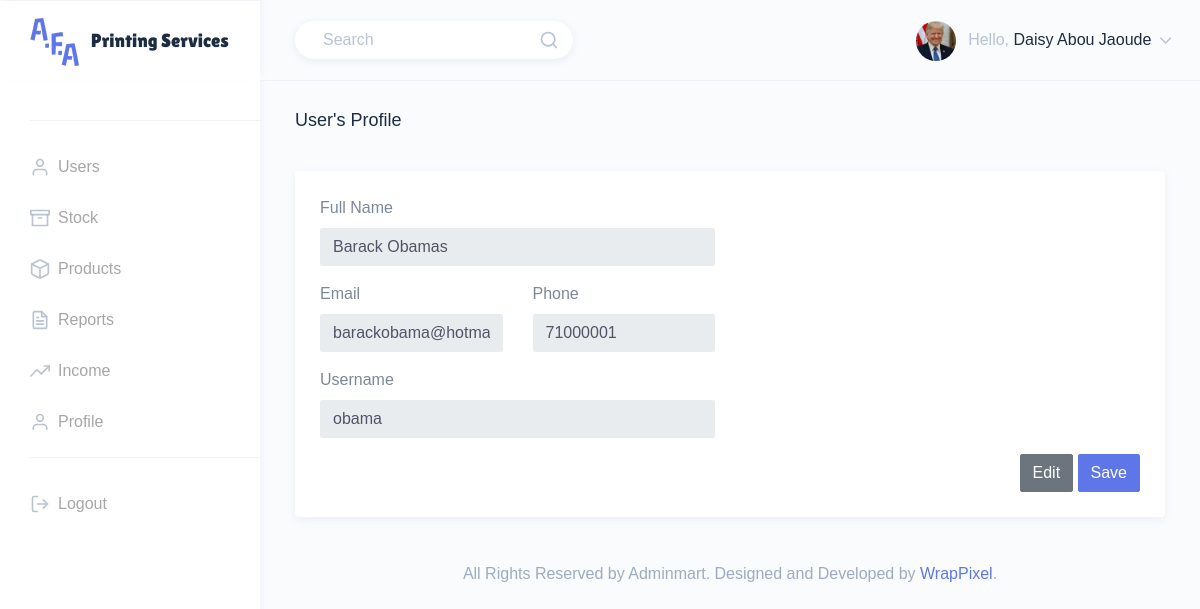
Page /src/html/admin/edit_user.php?userId=2 (signed in) on the earlier database version.
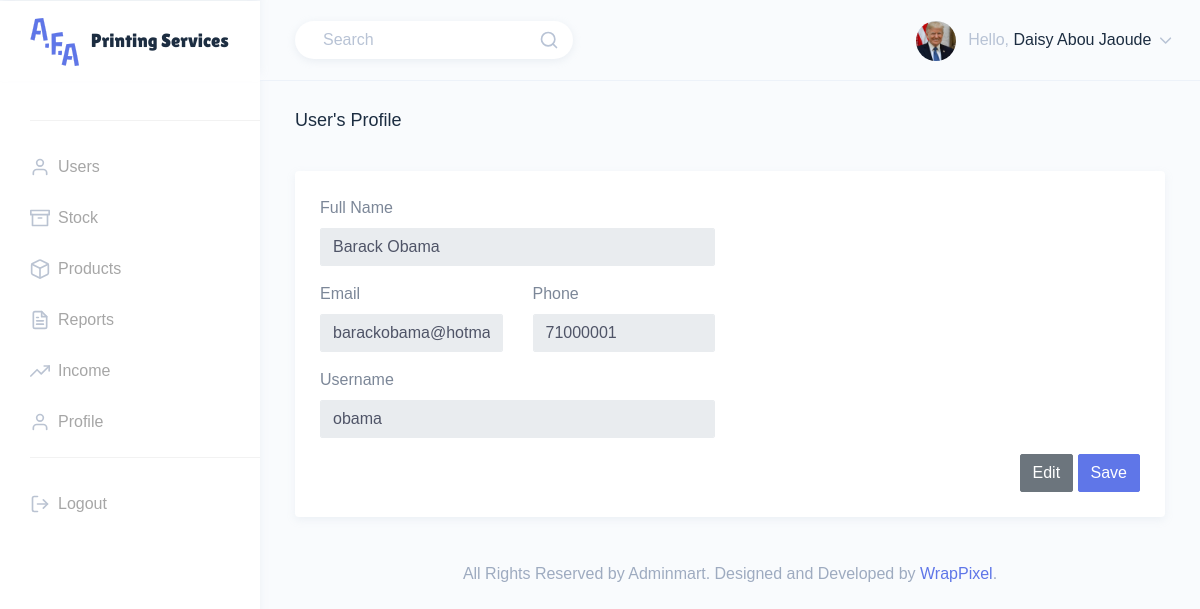
Same page on the later database version.
### tables this page shows
CREATE TABLE IF NOT EXISTS `user` (
  `user_id` int NOT NULL AUTO_INCREMENT,
  `full_name` varchar(150) NOT NULL,
  `email` varchar(150) NOT NULL,
  `phone` varchar(150) NOT NULL,
  `username` varchar(150) NOT NULL,
  `password` varchar(150) NOT NULL,
  `role` int NOT NULL,
  `access` tinyint(1) NOT NULL,
  `image_url` varchar(150) NOT NULL,
  PRIMARY KEY (`user_id`),
  KEY `role` (`role`)
);

### src/html/admin/edit_user.php (the view, shortened to what the changed rows need)
<?php
    require_once('../../database/db.php');
    $user_id=$_GET['userId'];
    $sql = "SELECT * FROM user WHERE user_id=".$user_id."";
    $query_result = mysqli_query($conn, $sql);
    while($record = mysqli_fetch_assoc($query_result)) {
      $user_info[] = $record;
    }
    $fullname=$user_info[0]['full_name'];
    $email=$user_info[0]['email'];
    $phone=$user_info[0]['phone'];
    $username=$user_info[0]['username'];
?>
<!DOCTYPE html>
<html dir="ltr" lang="en">
<head>
    <link href="../../assets/extra-libs/datatables.net-bs4/css/dataTables.bootstrap4.css" rel="stylesheet">
    <link href="../../dist/css/style.min.css" rel="stylesheet">
</head>
<body>
    <div id="main-wrapper" data-theme="light" data-layout="vertical" data-navbarbg="skin6" data-sidebartype="full" data-sidebar-position="fixed" data-header-position="fixed" data-boxed-layout="full">
        <div class="page-wrapper">
            <div class="container-fluid">
                <div class="row">
                    <div class="col-12">
                        <div class="card">
                            <div class="card-body">
                                <form id="myForm" action="../../database/edit_employee.php?userId=<?php echo $user_id; ?>" method="post">
                                    <div class="form-body">
                                        <div class="row">
                                            <div class="col-md-6">
                                                <div class="form-group">
                                                    <label>Full Name</label>
                                                    <input id="fullname" name="fullname"  type="text" <?php echo "value='".$fullname."'"; ?> class="form-control" placeholder="full name" disabled>
                                                </div>
                                            </div>
                                        </div>
                                        <div class="row">
                                            <div class="col-md-3">
                                                <div class="form-group">
                                                    <label>Email</label>
                                                    <input id="email" name="email" type="text" <?php echo "value='".$email."'"; ?> class="form-control" placeholder="email" disabled>
                                                </div>
                                            </div>
                                            <div class="col-md-3">
                                                <div class="form-group">
                                                    <label>Phone</label>
                                                    <input id="phone" name="phone" type="text" <?php echo "value='".$phone."'"; ?> class="form-control" placeholder="phone" disabled>
                                                </div>
                                            </div>
                                        </div>
                                        <div class="row">
                                            <div class="col-md-6">
                                                <div class="form-group">
                                                    <label>Username</label>
                                                    <input id="username" name="username" type="text" <?php echo "value='".$username."'"; ?> class="form-control" placeholder="username" disabled>
                                                </div>
                                            </div>
                                        </div>
                                </form>
                            </div>
                        </div>
                    </div>
                </div>
            </div>
        </div>
    </div>
</body>
</html>

Differences in the rows shown:
changed user "barackobama@hotmail.com": fullname "Barack Obamas" → "Barack Obama"
